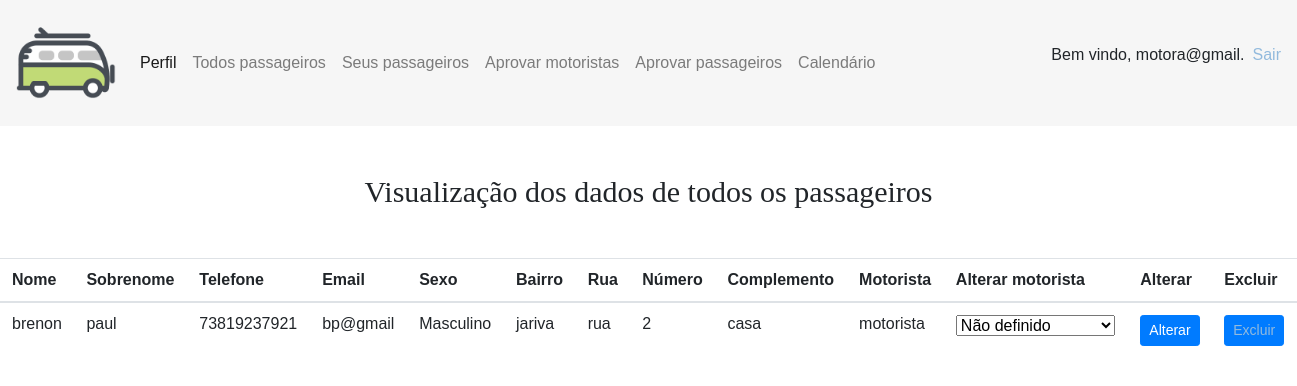
/paginas/passageiro_pelomot.php (signed in), run on the app's committed database.
### tables this page shows
CREATE TABLE `usuarios` (
  `id_usuario` int(8) NOT NULL,
  `tipuser_tip_user` int(1) DEFAULT NULL,
  `cpf` bigint(12) NOT NULL,
  `rg` int(7) NOT NULL,
  `email` varchar(40) NOT NULL,
  `nome` varchar(40) NOT NULL,
  `sobrenome` varchar(15) NOT NULL,
  `sexo` varchar(11) NOT NULL,
  `telefone` bigint(20) NOT NULL,
  `senha` longtext NOT NULL,
  `aprovado` int(1) UNSIGNED NOT NULL DEFAULT 0
);

CREATE TABLE `enderecos` (
  `id_end_passageiro` int(5) NOT NULL,
  `id_passageiro_id` int(5) DEFAULT NULL,
  `cep` int(8) NOT NULL,
  `rua` varchar(50) NOT NULL,
  `numero` bigint(6) NOT NULL,
  `bairro` varchar(20) NOT NULL,
  `estado` varchar(20) NOT NULL,
  `cidade` varchar(50) NOT NULL,
  `complemento` varchar(40) NOT NULL
);

### paginas/passageiro_pelomot.php (the view, shortened to what this page needs)
<?php
require("cabecalho.php");
$consulta = $conexao->query("SELECT
id_usuario, nome, sobrenome, telefone, email, sexo, bairro, rua, numero, complemento, id_passageiro, id_motorista_id
from usuarios, passageiros, enderecos
where id_usuario = id_usuario_id and id_passageiro = id_passageiro_id") or die ($conexao->error);
?>
<html lang="en">
<head></head>
<h3 class="register-heading my-5 mx-auto" style="font-family: 'CustomFont'; font-weight:normal; font-style:normal; font-size: 30PX; text-align: center;">Visualização dos dados de todos os passageiros</h3>
<table class="table">
<thead>
    <tr>
      <th scope="col" >Nome</th>
      <th scope="col">Sobrenome</th>
      <th scope="col">Telefone</th>
      <th scope="col">Email</th>
      <th scope="col">Sexo</th>
      <th scope="col">Bairro</th>
      <th scope="col">Rua</th>
      <th scope="col">Número</th>
      <th scope="col">Complemento</th>
      <th scope="col">Motorista</th>
      <th scope="col">Alterar motorista</th>
      <th scope="col">Alterar</th>
      <th scope="col">Excluir</th>
    </tr>
  </thead>
   <?php while($dado = $consulta->fetch_array()){ ?>
  <tbody>
    <td><?php echo $dado["nome"]; ?> </td>
    <td><?php echo $dado["sobrenome"]; ?> </td>
    <td><?php echo $dado["telefone"]; ?> </td>
    <td><?php echo $dado["email"]; ?> </td>
    <td><?php echo $dado["sexo"]; ?> </td>
    <td><?php echo $dado["bairro"]; ?> </td>
    <td><?php echo $dado["rua"]; ?> </td>
    <td><?php echo $dado["numero"]; ?> </td>
    <td><?php echo $dado["complemento"]; ?> </td>
    <td><?php
    $idmot = $dado["id_motorista_id"];
    $descobrir_nome = $conexao->query("SELECT nome, sobrenome FROM usuarios, motoristas WHERE id_usuario = user_iduser and id_motorista = '$idmot'");
    while($info = $descobrir_nome->fetch_array()){
      $nomemotorista = $info['nome'];
    }
    if(isset($nomemotorista)){
      echo $nomemotorista;
    }else{
      echo "Não registrado";
    }
    ?>
    </td>
    <form method="GET">
      <td>
        <select name="novomotorista">
        <option value="0">Não definido</option>
        </select>
      </td>
      <td> <button type="submit" class="btn btn-primary btn-sm" name="alterar">Alterar</button></td>
    </form>
    <td> <button type="submit" class="btn btn-primary btn-sm"><a href="../funcoes/use_excluir.php?codigo=<?php echo $dado["id_passageiro"]; ?>">Excluir</a></button></td>
  </tbody>
  <?php }?>
</table>

### css/estilo.css (style rules this page uses)
body { font-family: "Poppins", sans-serif; height: 100vh; }
a { color: #92badd; display:inline-block; text-decoration: none; font-weight: 400; }

### data on the page
usuarios: nome "brenon", sobrenome "paul", telefone "73819237921", email "bp@gmail", sexo "Masculino", enderecos.bairro "jariva", enderecos.rua "rua", enderecos.numero "2", enderecos.complemento "casa", nomemotorista "motorista"

### other printed values
$_SESSION['email'] "motora@gmail"
